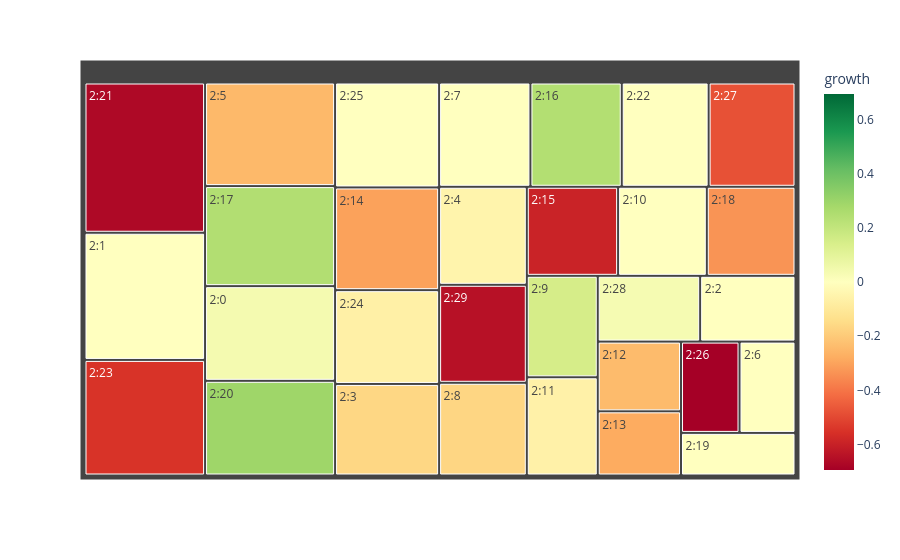

Notebook source saved alongside this figure:
### Markdown cell above
By default, growth_map displays topics across the entire time range, but we can pass an index parameter to show only the topics at a certain time slice.

### Code cell
tm.plotting.growth_map(mapper, index=2)

### Figure 1 — Plotly figure (JSON) as saved in the notebook; plotly's stock layout.template omitted (floating-point values rounded to 4 significant figures)
{"data": [{"branchvalues": "total", "customdata": [[0.03922], [0.0], [0.0], [-0.1633], [-0.05128], [-0.2468], [0.0], [0.0], [-0.1667], [0.1481], [0.0], [-0.0625], [-0.2424], [-0.2812], [-0.303], [-0.593], [0.2424], [0.2444], [-0.3333], [0.0], [0.2927], [-0.6681], [0.0], [-0.5489], [-0.06667], [0.0], [-0.6933], [-0.48], [0.03571], [-0.6442]], "domain": {"x": [0, 1], "y": [0, 1]}, "hovertemplate": "<b>%{label}</b><br>Count: %{value}<br>Growth: %{color:.2f}", "ids": ["2:0", "2:1", "2:2", "2:3", "2:4", "2:5", "2:6", "2:7", "2:8", "2:9", "2:10", "2:11", "2:12", "2:13", "2:14", "2:15", "2:16", "2:17", "2:18", "2:19", "2:20", "2:21", "2:22", "2:23", "2:24", "2:25", "2:26", "2:27", "2:28", "2:29"], "labels": ["2:0", "2:1", "2:2", "2:3", "2:4", "2:5", "2:6", "2:7", "2:8", "2:9", "2:10", "2:11", "2:12", "2:13", "2:14", "2:15", "2:16", "2:17", "2:18", "2:19", "2:20", "2:21", "2:22", "2:23", "2:24", "2:25", "2:26", "2:27", "2:28", "2:29"], "marker": {"coloraxis": "coloraxis", "colors": [0.03922, 0.0, 0.0, -0.1633, -0.05128, -0.2468, 0.0, 0.0, -0.1667, 0.1481, 0.0, -0.0625, -0.2424, -0.2812, -0.303, -0.593, 0.2424, 0.2444, -0.3333, 0.0, 0.2927, -0.6681, 0.0, -0.5489, -0.06667, 0.0, -0.6933, -0.48, 0.03571, -0.6442]}, "name": "", "parents": ["", "", "", "", "", "", "", "", "", "", "", "", "", "", "", "", "", "", "", "", "", "", "", "", "", "", "", "", "", ""], "type": "treemap", "values": [53.0, 66.0, 27.0, 41.0, 37.0, 58.0, 22.0, 41.0, 35.0, 31.0, 34.0, 30.0, 25.0, 23.0, 46.0, 35.0, 41.0, 56.0, 34.0, 21.0, 53.0, 78.0, 39.0, 60.0, 42.0, 47.0, 23.0, 39.0, 29.0, 37.0]}], "layout": {"coloraxis": {"cmid": 0, "colorbar": {"title": {"text": "growth"}}, "colorscale": [[0, "rgb(165,0,38)"], [0.1, "rgb(215,48,39)"], [0.2, "rgb(244,109,67)"], [0.3, "rgb(253,174,97)"], [0.4, "rgb(254,224,139)"], [0.5, "rgb(255,255,191)"], [0.6, "rgb(217,239,139)"], [0.7, "rgb(166,217,106)"], [0.8, "rgb(102,189,99)"], [0.9, "rgb(26,152,80)"], [1, "rgb(0,104,55)"]]}, "legend": {"tracegroupgap": 0}, "margin": {"t": 60}}}
